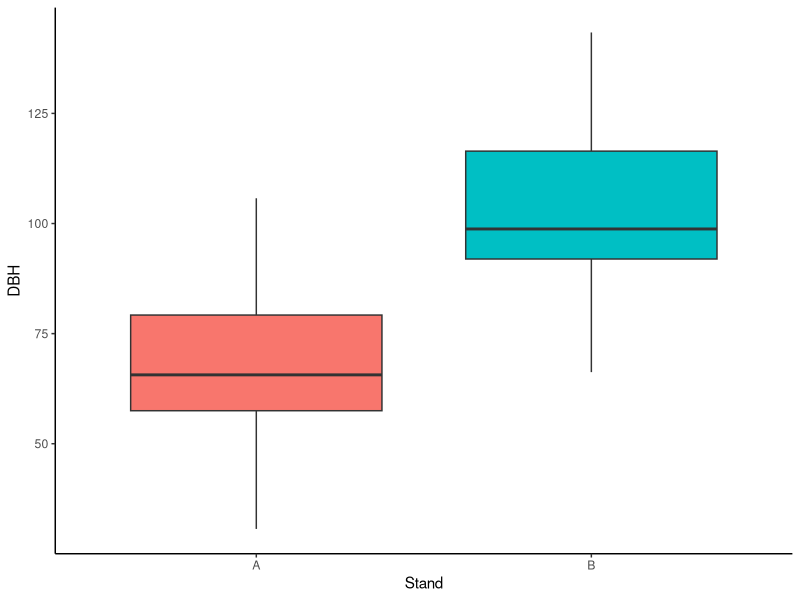
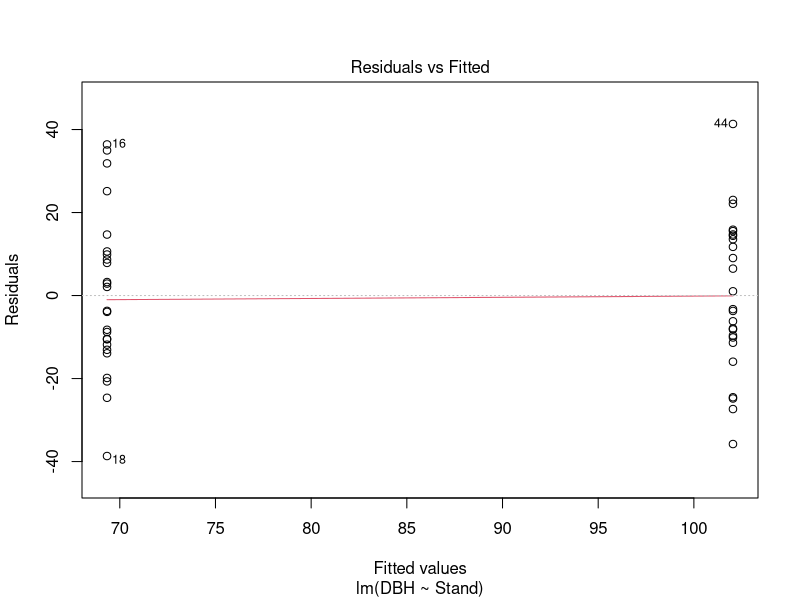
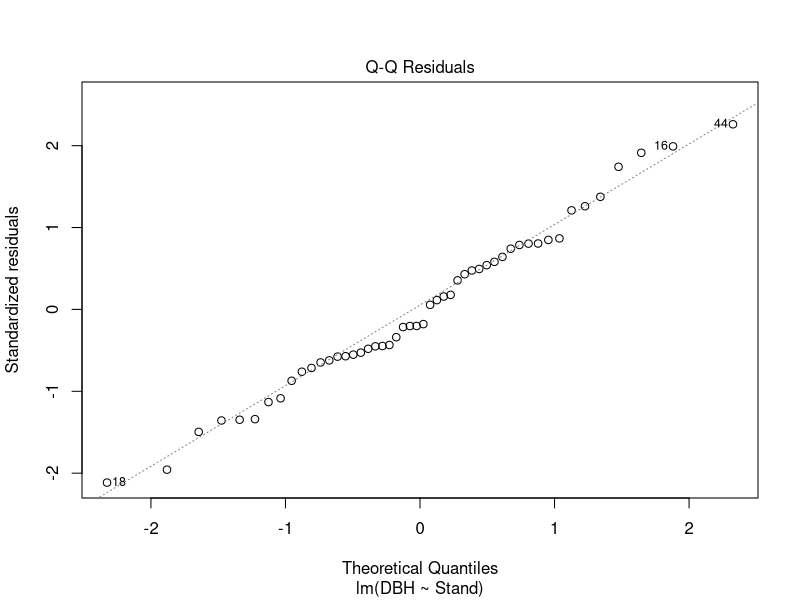
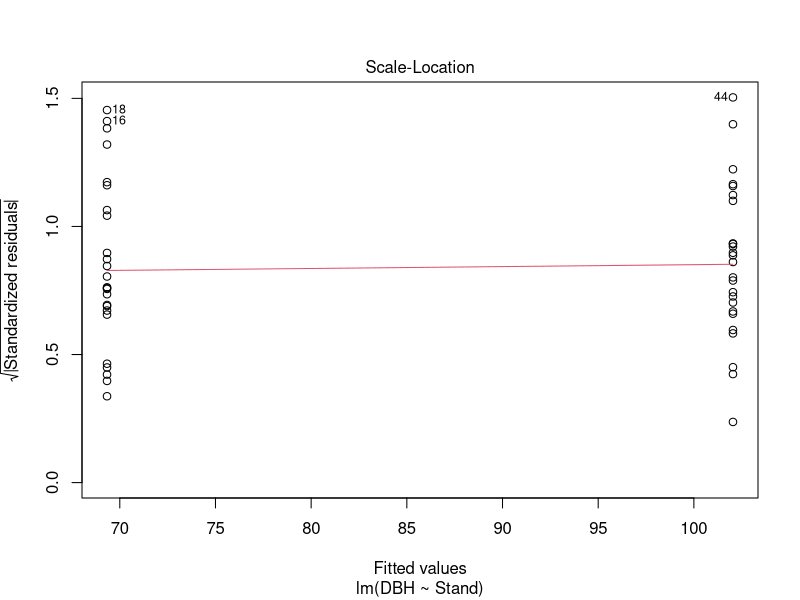
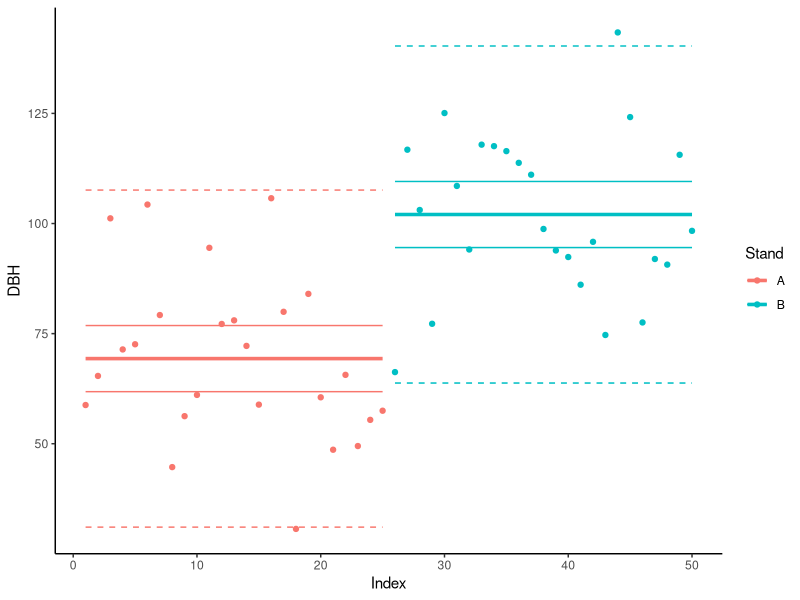

Source code (R) for these figures, in order:
## ---- chunk 1
library(ggplot2)
knitr::opts_chunk$set(echo = TRUE)
## ---- chunk 2
set.seed(123)
mu.dbh <- rep(c(70, 100), each=25)           #deterministic part
Stand <- gl(n=2, k=25, labels = c("A", "B")) #make a two level factor
DBH <- rnorm(50, mu.dbh, 20)                 #stochastic part N(mean, sigma)
tree <- data.frame(DBH=DBH, Stand=Stand)
remove(DBH, mu.dbh, Stand)
head(tree)
## ---- chunk 3
ggplot(data = tree, aes(x = Stand, y = DBH, fill=Stand)) +
  geom_boxplot(show.legend = FALSE) +
  theme_classic()
## ---- chunk 4
tapply(tree$DBH, tree$Stand, mean)   #raw means
## ---- chunk 5
m0 <- lm(DBH ~ Stand, data = tree)   #fit the model

# let's check out the coefficient of the model
coef(m0)
## ---- chunk 6
plot(m0, c(1,2,3))
## ---- chunk 7
summary(m0)
## ---- chunk 8
anova(m0)
## ---- chunk 9
new.data <- data.frame(Stand=c(rep("A",25), rep("B",25)))
CI.nd <- predict(m0, newdata = new.data, interval = "confidence")
colnames(CI.nd) <- c("CI.fit", "CI.lwr", "CI.upr")
PI.nd <- predict(m0, newdata = new.data, interval = "prediction")
colnames(PI.nd) <- c("PI.fit", "PI.lwr", "PI.upr")

new.df <- cbind(tree, CI.nd, PI.nd)
new.df$Index <- as.numeric(row.names(new.df))
remove(CI.nd, PI.nd, new.data)

ggplot(new.df, aes(x = Index, y = DBH, color = Stand)) +
  geom_point() +
  geom_line(aes(y=CI.fit), size=1.2) +
  geom_line(aes(y=CI.lwr)) +
  geom_line(aes(y=CI.upr)) +
  geom_line(aes(y=PI.lwr), linetype = "dashed") +
  geom_line(aes(y=PI.upr), linetype = "dashed") +
  theme_classic()
